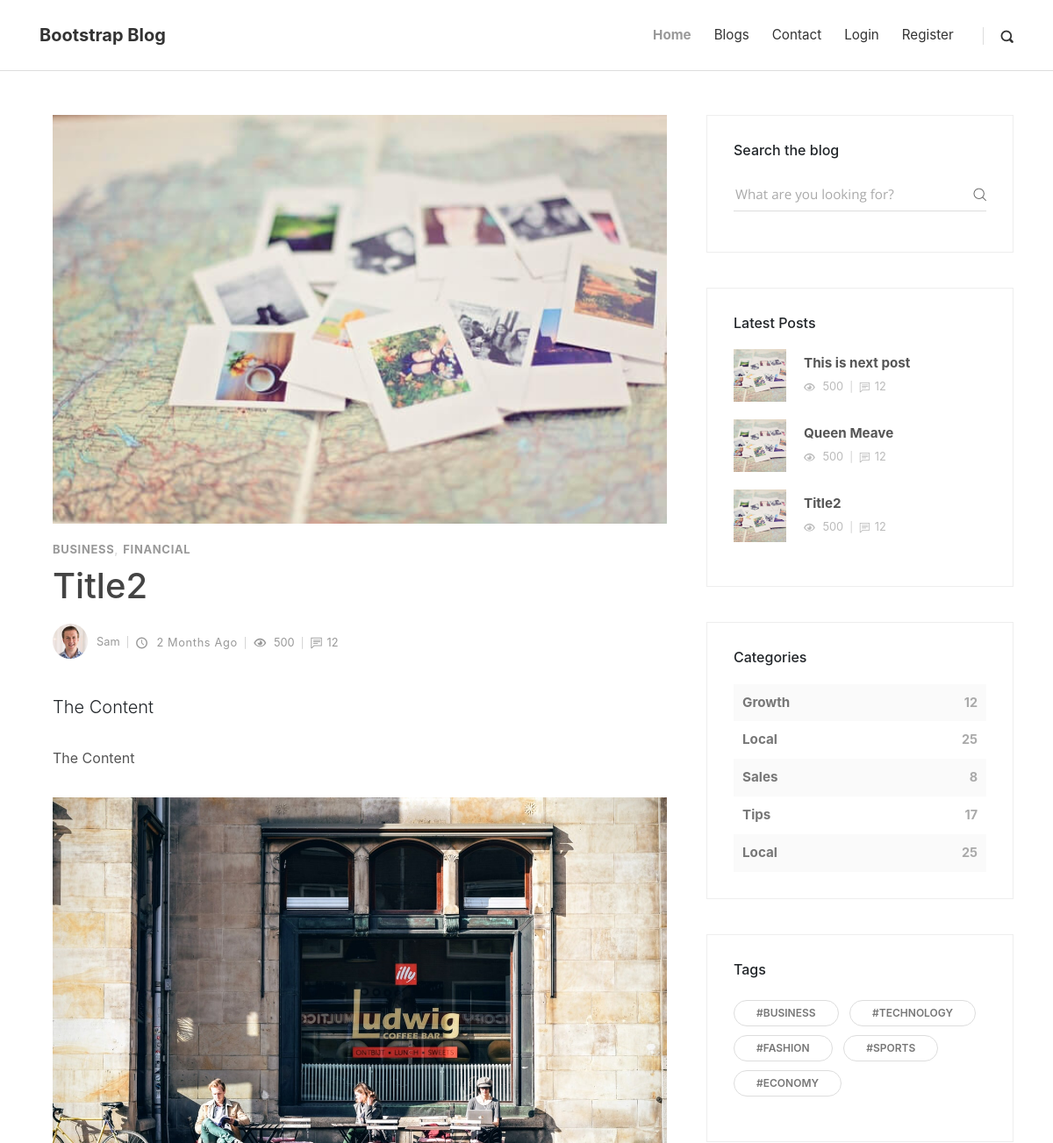
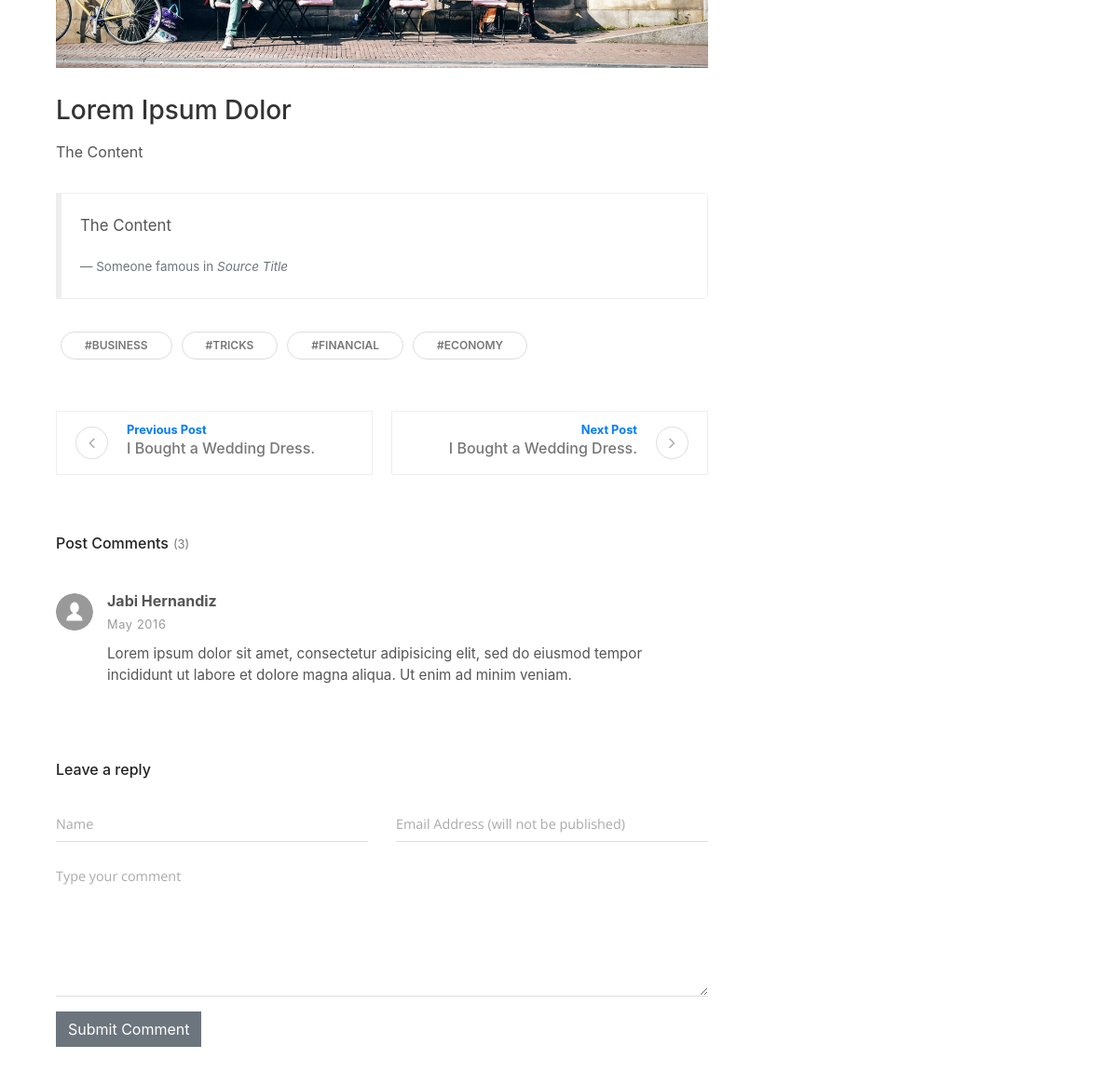
The app's page /post/1/ with its own data (2 pictures, top to bottom).
### blog/models.py (models this page shows, shortened)
class Post(models.Model):
    title = models.CharField(max_length=100,default='Title')
    content=models.TextField(default="The Content")
    date_posted = models.DateTimeField(default=timezone.now())
    author = models.ForeignKey(Author, on_delete=models.CASCADE,blank=True,null=True)
    thumbnail = models.ImageField(upload_to='blog_images',blank=True,null=True)
    def get_absolute_post_url(self):
        return reverse('post',kwargs={'id':self.id})

class Author(models.Model):
    user = models.ForeignKey(settings.AUTH_USER_MODEL, on_delete=models.CASCADE)

### account/models.py (models this page shows, shortened)
class Account(AbstractBaseUser):
	email 					= models.EmailField(verbose_name="email", max_length=60, unique=True)
	username 				= models.CharField(max_length=30, unique=True)
	date_joined				= models.DateTimeField(verbose_name='date joined', auto_now_add=True)
	last_login				= models.DateTimeField(verbose_name='last login', auto_now=True)
	is_admin				= models.BooleanField(default=False)
	is_active				= models.BooleanField(default=True)
	is_staff				= models.BooleanField(default=False)
	is_superuser			= models.BooleanField(default=False)
	phone_number = PhoneNumberField(default='1234567890')
	USERNAME_FIELD = 'email'   # This with login with email
	REQUIRED_FIELDS = ['username']  # other than email
	objects= MyAccountManager()

### blog/views.py (the view)
# urls.py: path('post/<id>/', views.post_detail, name='post'),
def post_detail(request, id):
    post=get_object_or_404(Post,id=id)
    latest= Post.objects.order_by('-date_posted')[0:3]
    context = {
        'object': post,
        'latest':latest
    }
    return render(request,'blog/post-detail.html',context)

### templates/blog/post-detail.html (shortened to what this page needs)
{% extends 'blog/base.html' %}
{% block body %}
{% load static %}
    <div class="container">
      <div class="row">
        <main class="post blog-post col-lg-8">
          <div class="container">
            <div class="post-single">
              <div class="post-thumbnail"><img src="{% static 'img/blog-post-3.jpeg' %}" alt="..." class="img-fluid"></div>
              <div class="post-details">
                <div class="post-meta d-flex justify-content-between">
                  <div class="category"><a href="#">Business</a><a href="#">Financial</a></div>
                </div>
                <h1>{{ object.title }}<a href="#"></a></h1>
                <div class="post-footer d-flex align-items-center flex-column flex-sm-row"><a href="#" class="author d-flex align-items-center flex-wrap">
                    <div class="avatar"><img src="{% static 'img/avatar-1.jpg' %}" alt="..." class="img-fluid"></div>
                    <div class="title"><span>{{ object.author.user.username }}</span></div></a>
                  <div class="d-flex align-items-center flex-wrap">
                    <div class="date"><i class="icon-clock"></i> 2 months ago</div>
                    <div class="views"><i class="icon-eye"></i> 500</div>
                    <div class="comments meta-last"><i class="icon-comment"></i>12</div>
                  </div>
                </div>
                <div class="post-body">
                  <p class="lead">{{ object.content }}</p>
                  <p>{{ object.content }}</p>
                  <p> <img src="img/featured-pic-3.jpeg" alt="..." class="img-fluid"></p>
                  <h3>Lorem Ipsum Dolor</h3>
                  <p>{{ object.content }}</p>
                  <blockquote class="blockquote">
                    <p>{{ object.content }}</p>
                    <footer class="blockquote-footer">Someone famous in
                      <cite title="Source Title">Source Title</cite>
                    </footer>
                  </blockquote>
                </div>
                <div class="post-tags"><a href="#" class="tag">#Business</a><a href="#" class="tag">#Tricks</a><a href="#" class="tag">#Financial</a><a href="#" class="tag">#Economy</a></div>
                <div class="posts-nav d-flex justify-content-between align-items-stretch flex-column flex-md-row"><a href="#" class="prev-post text-left d-flex align-items-center">
                    <div class="icon prev"><i class="fa fa-angle-left"></i></div>
                    <div class="text"><strong class="text-primary">Previous Post </strong>
                      <h6>I Bought a Wedding Dress.</h6>
                    </div></a><a href="#" class="next-post text-right d-flex align-items-center justify-content-end">
                    <div class="text"><strong class="text-primary">Next Post </strong>
                      <h6>I Bought a Wedding Dress.</h6>
                    </div>
                    <div class="icon next"><i class="fa fa-angle-right">   </i></div></a></div>
                <div class="post-comments">
                  <header>
                    <h3 class="h6">Post Comments<span class="no-of-comments">(3)</span></h3>
                  </header>
                  <div class="comment">
                    <div class="comment-header d-flex justify-content-between">
                      <div class="user d-flex align-items-center">
                        <div class="image"><img src="img/user.svg" alt="..." class="img-fluid rounded-circle"></div>
                        <div class="title"><strong>Jabi Hernandiz</strong><span class="date">May 2016</span></div>
                      </div>
                    </div>
                    <div class="comment-body">
                      <p>Lorem ipsum dolor sit amet, consectetur adipisicing elit, sed do eiusmod tempor incididunt ut labore et dolore magna aliqua. Ut enim ad minim veniam.</p>
                    </div>
                  </div>
                </div>
                <div class="add-comment">
                  <header>
                    <h3 class="h6">Leave a reply</h3>
                  </header>
                  <form action="#" class="commenting-form">
                    <div class="row">
                      <div class="form-group col-md-6">
                        <input type="text" name="username" id="username" placeholder="Name" class="form-control">
                      </div>
                      <div class="form-group col-md-6">
                        <input type="email" name="username" id="useremail" placeholder="Email Address (will not be published)" class="form-control">
                      </div>
                      <div class="form-group col-md-12">
                        <textarea name="usercomment" id="usercomment" placeholder="Type your comment" class="form-control"></textarea>
                      </div>
                      <div class="form-group col-md-12">
                        <button type="submit" class="btn btn-secondary">Submit Comment</button>
                      </div>
                    </div>
                  </form>
                </div>
              </div>
            </div>
          </div>
        </main>
        {% include 'blog/aside.html' %}
      </div>
    </div>
  {% endblock body %}

### templates/blog/aside.html
{% load static %}
<aside class="col-lg-4">
          <div class="widget search">
            <header>
              <h3 class="h6">Search the blog</h3>
            </header>
            <form action="#" class="search-form">
              <div class="form-group">
                <input type="search" placeholder="What are you looking for?">
                <button type="submit" class="submit"><i class="icon-search"></i></button>
              </div>
            </form>
          </div>
          <div class="widget latest-posts">
            <header>
              <h3 class="h6">Latest Posts</h3>
            </header>
            <div class="blog-posts">
                {% for obj in latest %}
                <a href="{{ obj.get_absolute_post_url }}">
                <div class="item d-flex align-items-center">
                  <div class="image"><img src="{% static 'img/small-thumbnail-3.jpg' %}" alt="..." class="img-fluid"></div>
                  <div class="title"><strong>{{ obj.title }}</strong>
                    <div class="d-flex align-items-center">
                      <div class="views"><i class="icon-eye"></i> 500</div>
                      <div class="comments"><i class="icon-comment"></i>12</div>
                    </div>
                  </div>
                </div>
                </a>
                {% endfor %}
            </div>
          </div>
          <div class="widget categories">
            <header>
              <h3 class="h6">Categories</h3>
            </header>
            <div class="item d-flex justify-content-between"><a href="#">Growth</a><span>12</span></div>
            <div class="item d-flex justify-content-between"><a href="#">Local</a><span>25</span></div>
            <div class="item d-flex justify-content-between"><a href="#">Sales</a><span>8</span></div>
            <div class="item d-flex justify-content-between"><a href="#">Tips</a><span>17</span></div>
            <div class="item d-flex justify-content-between"><a href="#">Local</a><span>25</span></div>
          </div>
          <div class="widget tags">
            <header>
              <h3 class="h6">Tags</h3>
            </header>
            <ul class="list-inline">
              <li class="list-inline-item"><a href="#" class="tag">#Business</a></li>
              <li class="list-inline-item"><a href="#" class="tag">#Technology</a></li>
              <li class="list-inline-item"><a href="#" class="tag">#Fashion</a></li>
              <li class="list-inline-item"><a href="#" class="tag">#Sports</a></li>
              <li class="list-inline-item"><a href="#" class="tag">#Economy</a></li>
            </ul>
          </div>
        </aside>

### records on screen
Post: title "Title2", author.user.username "Sam", content "The Content"
Post: title "This is next post"
Post: title "Queen Meave"
